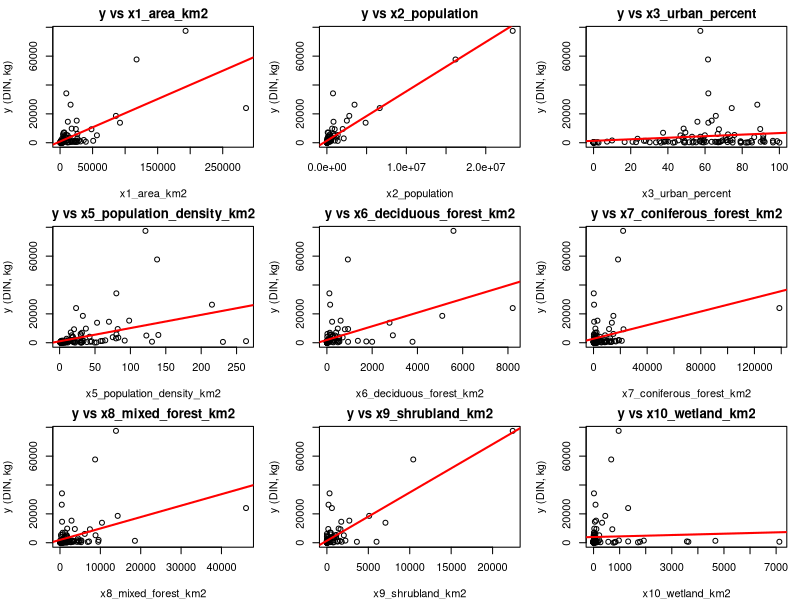
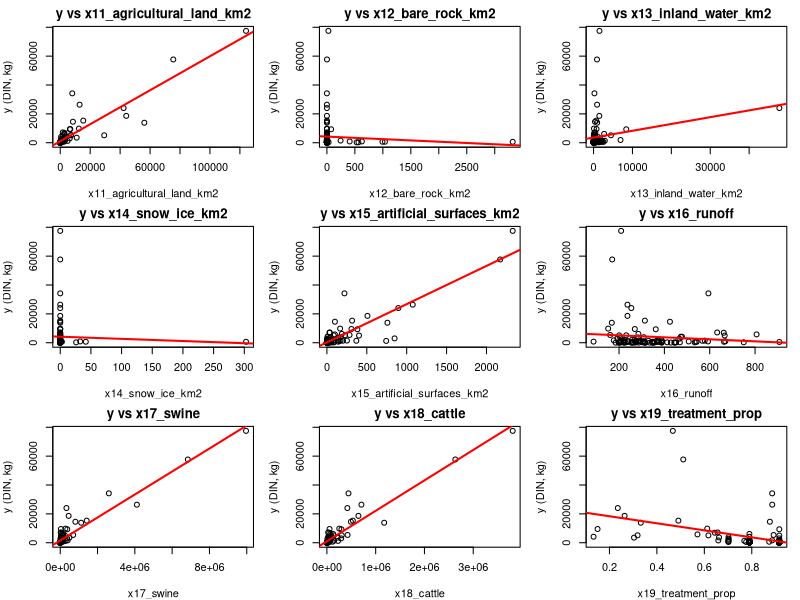
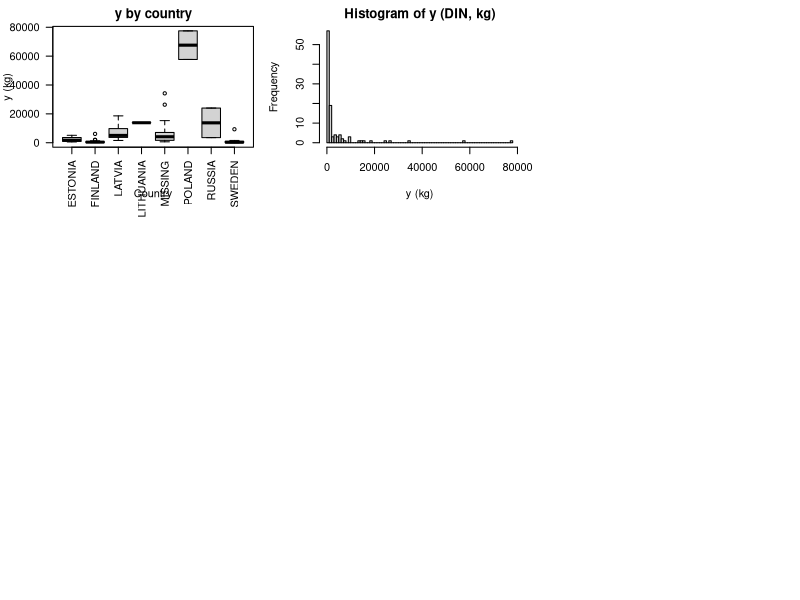
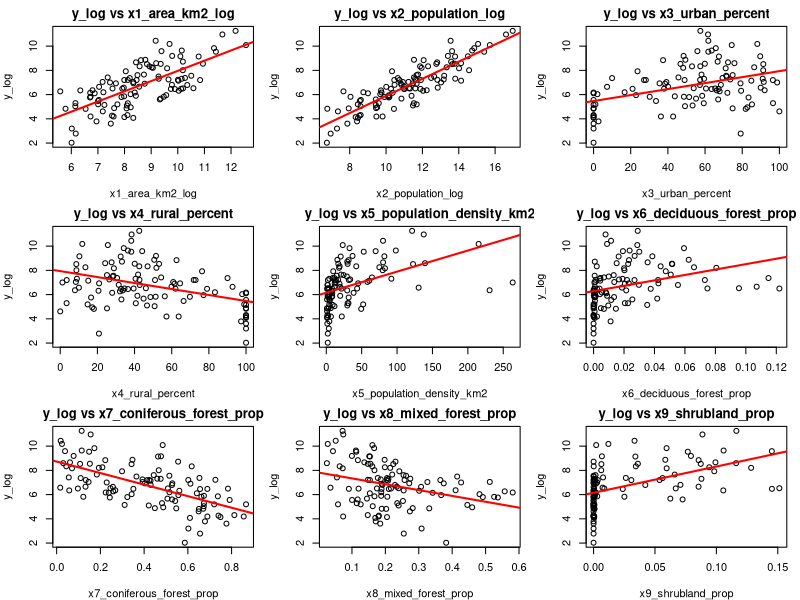
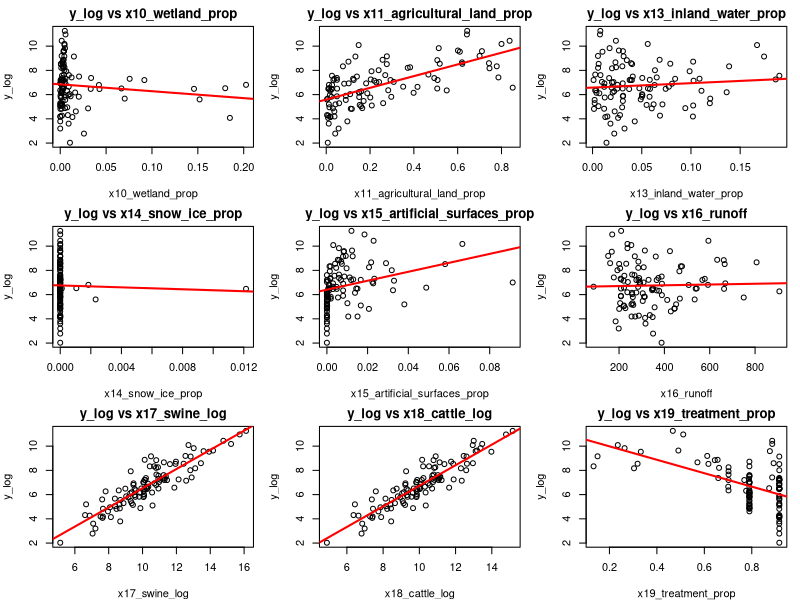
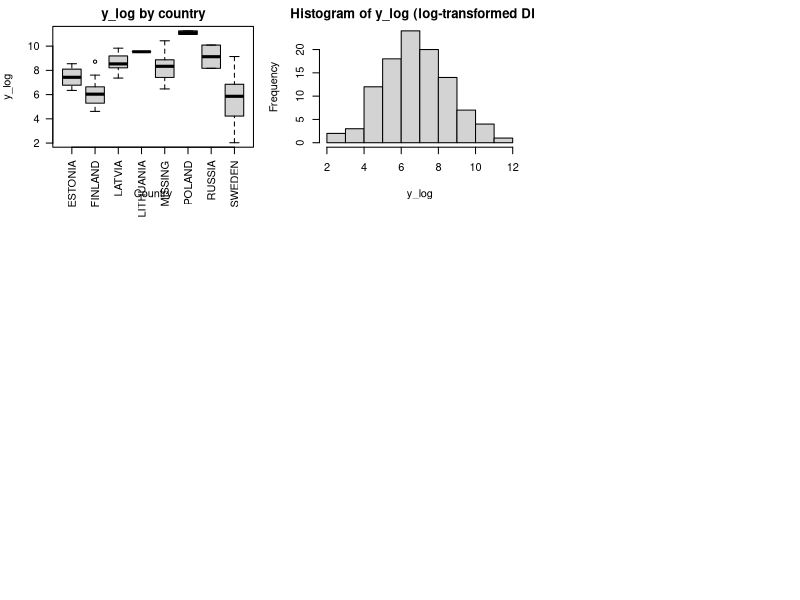
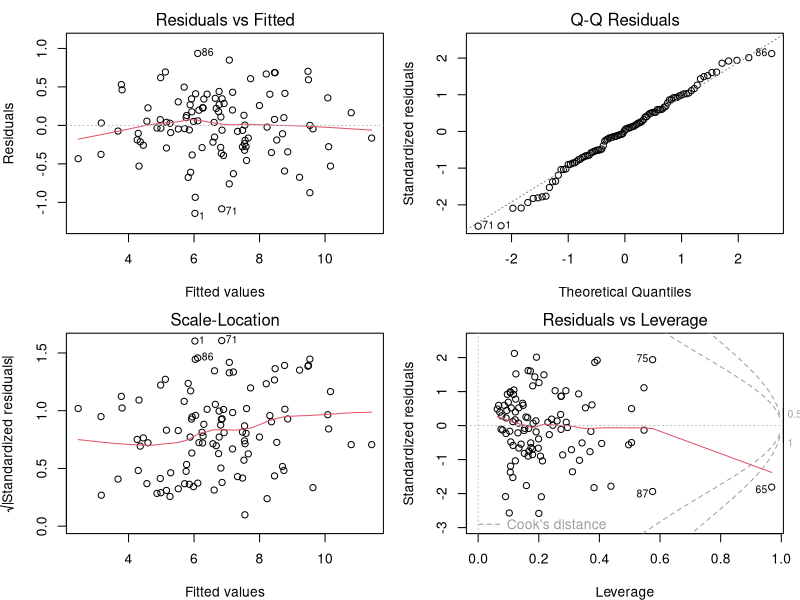
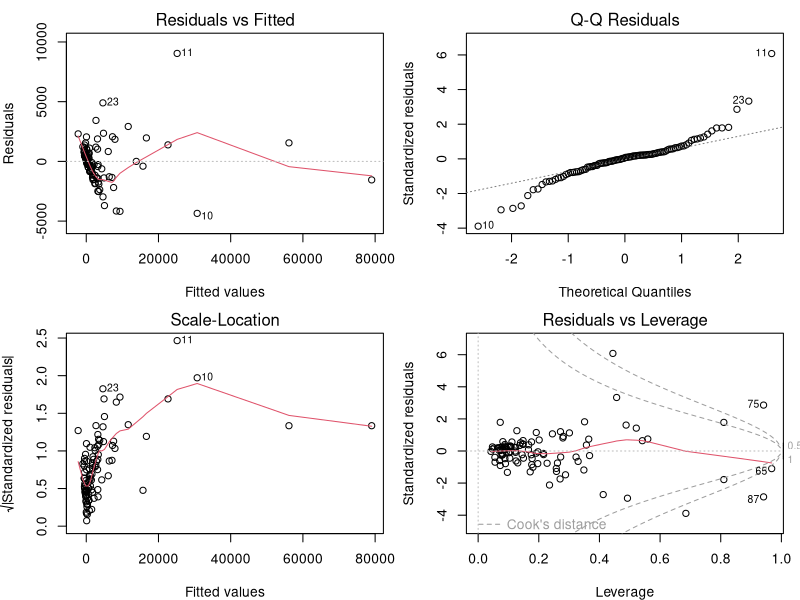

Generate these figures, in order, with R:
## ---- chunk 1
options(stringsAsFactors = FALSE)
set.seed(5021)
knitr::opts_chunk$set(echo = FALSE, message = FALSE, warning = FALSE)
## ---- chunk 2
# Läs in data
dat_raw <- read.csv("baltic_DIN.csv", sep = ",", header = TRUE, check.names = FALSE)

# Arbetskopia
df <- dat_raw

# Enheter och nya namn
df$x1_area_km2 <- df$x1 * 0.01
df$x2_population <- df$x2
df$x3_urban_percent <- df$x3
df$x4_rural_percent <- df$x4
df$x5_population_density_km2 <- df$x5
df$x6_deciduous_forest_km2      <- df$x6  * 0.01
df$x7_coniferous_forest_km2     <- df$x7  * 0.01
df$x8_mixed_forest_km2          <- df$x8  * 0.01
df$x9_shrubland_km2             <- df$x9  * 0.01
df$x10_wetland_km2              <- df$x10 * 0.01
df$x11_agricultural_land_km2    <- df$x11 * 0.01
df$x12_bare_rock_km2            <- df$x12 * 0.01
df$x13_inland_water_km2         <- df$x13 * 0.01
df$x14_snow_ice_km2             <- df$x14 * 0.01
df$x15_artificial_surfaces_km2  <- df$x15 * 0.01
df$x16_runoff <- df$x16
df$x17_swine  <- df$x17
df$x18_cattle <- df$x18
df$x19_treatment_prop <- df$x19/100
df$x20_country <- df$x20
df$x20_country[is.na(df$x20_country) | df$x20_country == "" ] <- "MISSING"
df$x20_country <- factor(df$x20_country)
df$sweden_group <- factor(ifelse(df$x20_country == "SWEDEN", "Sweden", "Non-Sweden"),
                          levels = c("Non-Sweden","Sweden"))

# Hjälpfunktion för loggar
log1p_safe <- function(z) log1p(pmax(z, 0))

# Respons och loggar
df$y_log <- log1p_safe(df$y)
df$x1_area_km2_log    <- log1p_safe(df$x1_area_km2)
df$x2_population_log  <- log1p_safe(df$x2_population)
df$x17_swine_log      <- log1p_safe(df$x17_swine)
df$x18_cattle_log     <- log1p_safe(df$x18_cattle)

# Andelar av total area
area_total <- df$x1_area_km2
df$x6_deciduous_forest_prop     <- df$x6_deciduous_forest_km2     / area_total
df$x7_coniferous_forest_prop    <- df$x7_coniferous_forest_km2    / area_total
df$x8_mixed_forest_prop         <- df$x8_mixed_forest_km2         / area_total
df$x9_shrubland_prop            <- df$x9_shrubland_km2            / area_total
df$x10_wetland_prop             <- df$x10_wetland_km2             / area_total
df$x11_agricultural_land_prop   <- df$x11_agricultural_land_km2   / area_total
df$x12_bare_rock_prop           <- df$x12_bare_rock_km2           / area_total
df$x13_inland_water_prop        <- df$x13_inland_water_km2        / area_total
df$x14_snow_ice_prop            <- df$x14_snow_ice_km2            / area_total
df$x15_artificial_surfaces_prop <- df$x15_artificial_surfaces_km2 / area_total

# Loggar för areor (x6–x15)
df$x6_deciduous_forest_km2_log      <- log1p_safe(df$x6_deciduous_forest_km2)
df$x7_coniferous_forest_km2_log     <- log1p_safe(df$x7_coniferous_forest_km2)
df$x8_mixed_forest_km2_log          <- log1p_safe(df$x8_mixed_forest_km2)
df$x9_shrubland_km2_log             <- log1p_safe(df$x9_shrubland_km2)
df$x10_wetland_km2_log              <- log1p_safe(df$x10_wetland_km2)
df$x11_agricultural_land_km2_log    <- log1p_safe(df$x11_agricultural_land_km2)
df$x12_bare_rock_km2_log            <- log1p_safe(df$x12_bare_rock_km2)
df$x13_inland_water_km2_log         <- log1p_safe(df$x13_inland_water_km2)
df$x14_snow_ice_km2_log             <- log1p_safe(df$x14_snow_ice_km2)
df$x15_artificial_surfaces_km2_log  <- log1p_safe(df$x15_artificial_surfaces_km2)

# Lagrar sammanräkningar för inline-text
country_tbl  <- table(df$x20_country)
## ---- chunk 3
paste(sprintf("%s (%d)", names(table(df$x20_country)), as.integer(table(df$x20_country))), collapse = ", ")
## ---- chunk 4
numeric_x <- c("x1_area_km2","x2_population","x3_urban_percent","x5_population_density_km2",
               "x6_deciduous_forest_km2","x7_coniferous_forest_km2","x8_mixed_forest_km2",
               "x9_shrubland_km2","x10_wetland_km2","x11_agricultural_land_km2",
               "x12_bare_rock_km2","x13_inland_water_km2","x14_snow_ice_km2",
               "x15_artificial_surfaces_km2","x16_runoff","x17_swine","x18_cattle",
               "x19_treatment_prop")
par(mfrow=c(3,3), mar=c(4,4,2,1))
for (v in numeric_x) {
  plot(df[[v]], df$y, xlab=v, ylab="y (DIN, kg)", main=paste("y vs", v))
  abline(lm(df$y ~ df[[v]]), col="red", lwd=2)
}
## ---- chunk 5
boxplot(y ~ x20_country, data=df, main="y by country", xlab="Country", ylab="y (kg)", las=2)
## ---- chunk 6
hist(df$y, breaks="FD", main="Histogram of y (DIN, kg)", xlab="y (kg)")
## ---- chunk 7
vars_trans <- c("x1_area_km2_log","x2_population_log","x3_urban_percent","x4_rural_percent","x5_population_density_km2",
                "x6_deciduous_forest_prop","x7_coniferous_forest_prop","x8_mixed_forest_prop",
                "x9_shrubland_prop","x10_wetland_prop","x11_agricultural_land_prop",
                "x13_inland_water_prop","x14_snow_ice_prop","x15_artificial_surfaces_prop",
                "x16_runoff","x17_swine_log","x18_cattle_log","x19_treatment_prop")
par(mfrow=c(3,3), mar=c(4,4,2,1))
for (v in vars_trans) {  
  plot(df[[v]], df$y_log, xlab=v, ylab="y_log", main=paste("y_log vs", v))
  abline(lm(df$y_log ~ df[[v]]), col="red", lwd=2)
}
## ---- chunk 8
boxplot(y_log ~ x20_country, data=df, main="y_log by country", xlab="Country", ylab="y_log", las=2)
## ---- chunk 9
hist(df$y_log, breaks="FD", main="Histogram of y_log (log-transformed DIN)", xlab="y_log")
## ---- chunk 10
form_full_log <- y_log ~ x1_area_km2_log + x2_population_log + x3_urban_percent +
  x6_deciduous_forest_prop + x7_coniferous_forest_prop + x8_mixed_forest_prop +
  x9_shrubland_prop + x10_wetland_prop + x11_agricultural_land_prop +
  x13_inland_water_prop + x14_snow_ice_prop + x15_artificial_surfaces_prop +
  x16_runoff + x17_swine_log + x18_cattle_log + x19_treatment_prop + x20_country
fit_full_log <- lm(form_full_log, data=df)
summary(fit_full_log)
## ---- chunk 11
fit_step_log <- MASS::stepAIC(fit_full_log, direction="both", trace=FALSE)
summary(fit_step_log)
## ---- chunk 12
vif_numeric <- function(model, data){
  tt <- terms(model)
  labs <- attr(tt, "term.labels")
  num_vars <- labs[sapply(labs, function(v) is.numeric(data[[v]]))]
  out <- setNames(numeric(length(num_vars)), num_vars)
  for (v in num_vars) {
    others <- setdiff(num_vars, v)
    if (length(others) == 0) { out[v] <- NA_real_; next }
    r2 <- summary(lm(as.formula(paste(v, "~", paste(others, collapse="+"))), data=data))$r.squared
    out[v] <- 1/(1 - r2)
  }
  out
}
vif_full_log <- vif_numeric(fit_full_log, df)
vif_step_log <- vif_numeric(fit_step_log, df)
vif_full_log
## ---- chunk 13
vif_step_log
## ---- chunk 14
par(mfrow=c(2,2)); plot(fit_full_log)
## ---- chunk 15
form_full_raw <- y ~ x1_area_km2 + x2_population + x3_urban_percent +
  x6_deciduous_forest_prop + x7_coniferous_forest_prop + x8_mixed_forest_prop +
  x9_shrubland_prop + x10_wetland_prop + x11_agricultural_land_prop +
  x13_inland_water_prop + x14_snow_ice_prop + x15_artificial_surfaces_prop +
  x16_runoff + x17_swine + x18_cattle + x19_treatment_prop + x20_country
fit_full_raw <- lm(form_full_raw, data=df)
summary(fit_full_raw)
## ---- chunk 16
par(mfrow=c(2,2)); plot(fit_full_raw)
## ---- chunk 17
form_no_country <- y_log ~ x1_area_km2_log + x2_population_log + x3_urban_percent +
  x6_deciduous_forest_prop + x7_coniferous_forest_prop + x8_mixed_forest_prop +
  x9_shrubland_prop + x10_wetland_prop + x11_agricultural_land_prop +
  x13_inland_water_prop + x14_snow_ice_prop + x15_artificial_surfaces_prop +
  x16_runoff + x17_swine_log + x18_cattle_log + x19_treatment_prop
fit_no_country <- lm(form_no_country, data=df)
fit_step_no_country <- MASS::stepAIC(fit_no_country, direction="both", trace=FALSE)
formula(fit_step_no_country)

form_step_sweden <- update(formula(fit_step_no_country), . ~ . + sweden_group)
fit_step_sweden <- lm(form_step_sweden, data=df)

selected_vars <- all.vars(formula(fit_step_no_country))[-1]
form_step_interact <- as.formula(paste("y_log ~ (", paste(selected_vars, collapse=" + "), ") * sweden_group"))
fit_step_interact <- lm(form_step_interact, data=df)

anova(fit_step_sweden, fit_step_interact)   # interaktioner
anova(fit_step_no_country, fit_step_sweden) # huvudeffekt
## ---- chunk 18
par(mfrow=c(2,2)); plot(fit_step_sweden)
## ---- chunk 19
smearing_factor <- function(fit) mean(exp(residuals(fit)))

loocv_rmse <- function(formula, data, response_is_log = FALSE, use_smearing = FALSE) {
  n <- nrow(data); se <- numeric(n); skipped <- 0
  for (i in seq_len(n)) {
    train <- data[-i, , drop=FALSE]; test <- data[i, , drop=FALSE]
    tryCatch({
      fit_i <- lm(formula, data=train)
      if (response_is_log) {
        pred_log <- as.numeric(predict(fit_i, newdata=test))
        if (use_smearing) {
          sm <- smearing_factor(fit_i); pred <- exp(pred_log) * sm - 1
        } else pred <- exp(pred_log) - 1
      } else pred <- as.numeric(predict(fit_i, newdata=test))
      se[i] <- (test$y - pred)^2
    }, error=function(e){ se[i] <<- NA; skipped <<- skipped + 1 })
  }
  sqrt(mean(se, na.rm=TRUE))
}
## ---- chunk 20
# A: log y + log-arealer
form_A <- y_log ~ x1_area_km2_log + x2_population_log + x3_urban_percent +
  x6_deciduous_forest_km2_log + x7_coniferous_forest_km2_log + x8_mixed_forest_km2_log +
  x9_shrubland_km2_log + x10_wetland_km2_log + x11_agricultural_land_km2_log +
  x13_inland_water_km2_log + x14_snow_ice_km2_log + x15_artificial_surfaces_km2_log +
  x16_runoff + x17_swine_log + x18_cattle_log + x19_treatment_prop + x20_country
fit_A <- lm(form_A, data=df)
rmse_A <- loocv_rmse(form_A, df, response_is_log=TRUE, use_smearing=TRUE)
adjr2_A <- summary(fit_A)$adj.r.squared

# B: log y + andelar
form_B <- y_log ~ x1_area_km2_log + x2_population_log + x3_urban_percent +
  x6_deciduous_forest_prop + x7_coniferous_forest_prop + x8_mixed_forest_prop +
  x9_shrubland_prop + x10_wetland_prop + x11_agricultural_land_prop +
  x13_inland_water_prop + x14_snow_ice_prop + x15_artificial_surfaces_prop +
  x16_runoff + x17_swine_log + x18_cattle_log + x19_treatment_prop + x20_country
fit_B <- lm(form_B, data=df)
rmse_B <- loocv_rmse(form_B, df, response_is_log=TRUE, use_smearing=TRUE)
adjr2_B <- summary(fit_B)$adj.r.squared

# C: rå y + råa areor
form_C <- y ~ x1_area_km2 + x2_population + x3_urban_percent +
  x6_deciduous_forest_km2 + x7_coniferous_forest_km2 + x8_mixed_forest_km2 +
  x9_shrubland_km2 + x10_wetland_km2 + x11_agricultural_land_km2 +
  x13_inland_water_km2 + x14_snow_ice_km2 + x15_artificial_surfaces_km2 +
  x16_runoff + x17_swine + x18_cattle + x19_treatment_prop + x20_country
fit_C <- lm(form_C, data=df)
rmse_C <- loocv_rmse(form_C, df, response_is_log=FALSE, use_smearing=FALSE)
adjr2_C <- summary(fit_C)$adj.r.squared

data.frame(
  Model = c("LOG-RESP + LOG-AREAS (A)", "LOG-RESP + PROP-AREAS (B)", "RAW-RESP + RAW-ALL (C)"),
  LOOCV_RMSE = c(rmse_A, rmse_B, rmse_C),
  Adj_R2 = c(adjr2_A, adjr2_B, adjr2_C)
)
## ---- chunk 21
fit_A_step <- MASS::stepAIC(fit_A, direction="both", trace=FALSE)
fit_B_step <- MASS::stepAIC(fit_B, direction="both", trace=FALSE)
fit_C_step <- MASS::stepAIC(fit_C, direction="both", trace=FALSE)

summary(fit_A_step)
summary(fit_C_step)
## ---- chunk 22
form_A_step <- formula(fit_A_step)
form_B_step <- formula(fit_B_step)
form_C_step <- formula(fit_C_step)

fit_A_step2 <- lm(form_A_step, data=df)
fit_B_step2 <- lm(form_B_step, data=df)
fit_C_step2 <- lm(form_C_step, data=df)

rmse_A_step <- loocv_rmse(form_A_step, df, response_is_log=TRUE,  use_smearing=TRUE)
rmse_B_step <- loocv_rmse(form_B_step, df, response_is_log=TRUE,  use_smearing=TRUE)
rmse_C_step <- loocv_rmse(form_C_step, df, response_is_log=FALSE, use_smearing=FALSE)

adjr2_A_step <- summary(fit_A_step2)$adj.r.squared
adjr2_B_step <- summary(fit_B_step2)$adj.r.squared
adjr2_C_step <- summary(fit_C_step2)$adj.r.squared

data.frame(
  Model = c("A_step (LOG-RESP + LOG-AREAS, stepAIC)",
            "B_step (LOG-RESP + PROP-AREAS, stepAIC)",
            "C_step (RAW-RESP + RAW, stepAIC)"),
  LOOCV_RMSE = c(rmse_A_step, rmse_B_step, rmse_C_step),
  Adj_R2 = c(adjr2_A_step, adjr2_B_step, adjr2_C_step)
)
## ---- chunk 23
summary(fit_A_step)
## ---- chunk 24
par(mfrow=c(2,2)); plot(fit_A_step2)
